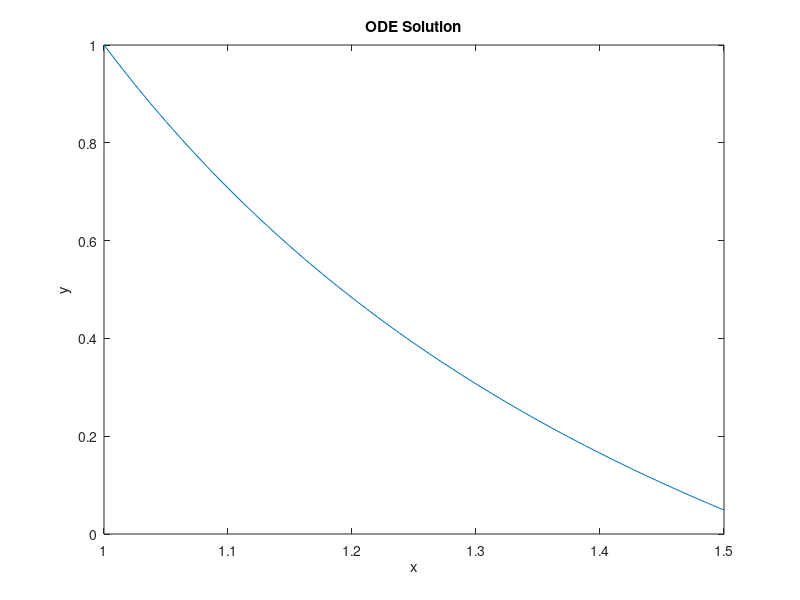

Recreate this plot in MATLAB.
    dydx = @(x, y) -(3*exp(x*y)+x)/exp(x);
    xspan = [1 1.5];
    y0 = 1; 
    [xsol, ysol] = ode45(dydx, xspan, y0);
    plot(xsol, ysol);
    xlabel('x');
    ylabel('y');
    title('ODE Solution');